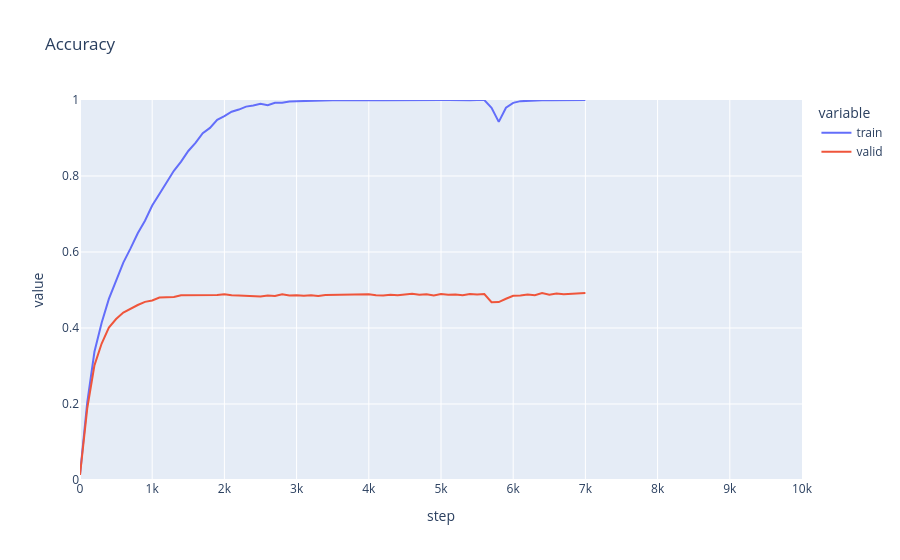

Notebook code for this chart:
### Code cell
torch.manual_seed(0)
model = make_resnet(n_classes=n_classes, in_channels=in_channels, device=device, dtype=dtype, weights=torchvision.models.ResNet18_Weights.IMAGENET1K_V1)
optim = torch.optim.AdamW(model.parameters(), lr=lr)

accs_standard = []
for step in tqdm.auto.trange(MAX_STEPS+1):
    batch_start_idx = (step * batch_size) % len(train_data)
    batch = train_data[batch_start_idx:batch_start_idx + batch_size]
    logits = model(batch["x"])
    loss = torch.nn.functional.cross_entropy(logits, batch["y"])
    optim.zero_grad()
    loss.backward()
    optim.step()
    if step % LOG_EVERY == 0:
        curr_accs = get_accuracies(model, {"train": train_data[train_eval_idcs], "valid": valid_data})
        accs_standard.append({"step": step, **curr_accs})
        clear_output(wait=True)
        display(plot_accuracies(x_axis="step", accs=accs_standard, max_x_value=MAX_STEPS))
        model.train()

pd.DataFrame(accs_standard)

### Figure 1 — Plotly figure (JSON) as saved in the notebook; plotly's stock layout.template omitted (floating-point values rounded to 4 significant figures)
{"data": [{"hovertemplate": "variable=train<br>step=%{x}<br>value=%{y}<extra></extra>", "legendgroup": "train", "line": {"color": "#636efa", "dash": "solid"}, "marker": {"symbol": "circle"}, "mode": "lines", "name": "train", "orientation": "v", "showlegend": true, "type": "scatter", "x": [0, 100, 200, 300, 400, 500, 600, 700, 800, 900, 1000, 1100, 1200, 1300, 1400, 1500, 1600, 1700, 1800, 1900, 2000, 2100, 2200, 2300, 2400, 2500, 2600, 2700, 2800, 2900, 3000, 3100, 3200, 3300, 3400, 3500, 3600, 3700, 3800, 3900, 4000, 4100, 4200, 4300, 4400, 4500, 4600, 4700, 4800, 4900, 5000, 5100, 5200, 5300, 5400, 5500, 5600, 5700, 5800, 5900, 6000, 6100, 6200, 6300, 6400, 6500, 6600, 6700, 6800, 6900, 7000], "xaxis": "x", "y": [0.0147, 0.2039, 0.3374, 0.4137, 0.4765, 0.5225, 0.5721, 0.6094, 0.6494, 0.6823, 0.7222, 0.7528, 0.7824, 0.8138, 0.8378, 0.8659, 0.887, 0.9126, 0.9266, 0.9478, 0.9576, 0.9693, 0.9748, 0.9826, 0.9853, 0.99, 0.9864, 0.9929, 0.993, 0.9962, 0.9969, 0.9976, 0.9978, 0.9989, 0.9988, 0.9993, 0.9991, 0.9995, 0.9989, 0.9995, 0.9989, 0.9996, 0.9992, 0.9995, 0.9996, 0.9995, 0.9993, 0.9993, 0.9996, 0.9997, 0.9997, 0.9998, 0.9992, 0.9997, 0.9995, 0.9997, 0.9998, 0.9796, 0.9424, 0.9797, 0.9924, 0.997, 0.9983, 0.9994, 0.9993, 0.9993, 0.9997, 0.9997, 0.9997, 0.9998, 0.9997], "yaxis": "y"}, {"hovertemplate": "variable=valid<br>step=%{x}<br>value=%{y}<extra></extra>", "legendgroup": "valid", "line": {"color": "#EF553B", "dash": "solid"}, "marker": {"symbol": "circle"}, "mode": "lines", "name": "valid", "orientation": "v", "showlegend": true, "type": "scatter", "x": [0, 100, 200, 300, 400, 500, 600, 700, 800, 900, 1000, 1100, 1200, 1300, 1400, 1500, 1600, 1700, 1800, 1900, 2000, 2100, 2200, 2300, 2400, 2500, 2600, 2700, 2800, 2900, 3000, 3100, 3200, 3300, 3400, 3500, 3600, 3700, 3800, 3900, 4000, 4100, 4200, 4300, 4400, 4500, 4600, 4700, 4800, 4900, 5000, 5100, 5200, 5300, 5400, 5500, 5600, 5700, 5800, 5900, 6000, 6100, 6200, 6300, 6400, 6500, 6600, 6700, 6800, 6900, 7000], "xaxis": "x", "y": [0.0134, 0.188, 0.3018, 0.3592, 0.401, 0.4237, 0.4406, 0.4511, 0.4605, 0.4688, 0.4724, 0.48, 0.4812, 0.4817, 0.486, 0.4858, 0.486, 0.4861, 0.4865, 0.4866, 0.4891, 0.4864, 0.4857, 0.4853, 0.4831, 0.4827, 0.4852, 0.4842, 0.4888, 0.4853, 0.4862, 0.4848, 0.4862, 0.4841, 0.4866, 0.487, 0.4861, 0.4863, 0.4862, 0.488, 0.4886, 0.4865, 0.4855, 0.4877, 0.4862, 0.4879, 0.49, 0.4873, 0.489, 0.4858, 0.4893, 0.4877, 0.4884, 0.4863, 0.4896, 0.4879, 0.4892, 0.4678, 0.4681, 0.477, 0.4849, 0.4854, 0.4881, 0.4863, 0.4918, 0.4875, 0.4906, 0.4888, 0.4902, 0.4916, 0.4918], "yaxis": "y"}], "layout": {"legend": {"title": {"text": "variable"}, "tracegroupgap": 0}, "title": {"text": "Accuracy"}, "xaxis": {"anchor": "y", "domain": [0, 1], "range": [0, 10000], "title": {"text": "step"}}, "yaxis": {"anchor": "x", "domain": [0, 1], "range": [0, 1], "title": {"text": "value"}}}}
